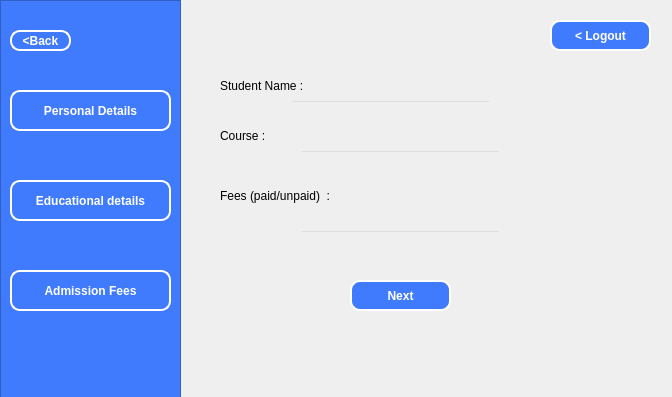
<?xml version="1.0" encoding="UTF-8"?>
<ui version="4.0">
 <class>Admissionfee</class>
 <widget class="QDialog" name="Admissionfee">
  <property name="geometry">
   <rect>
    <x>0</x>
    <y>0</y>
    <width>672</width>
    <height>397</height>
   </rect>
  </property>
  <property name="windowTitle">
   <string>Dialog</string>
  </property>
  <widget class="QPushButton" name="BackButten_5">
   <property name="geometry">
    <rect>
     <x>550</x>
     <y>20</y>
     <width>101</width>
     <height>31</height>
    </rect>
   </property>
   <property name="styleSheet">
    <string notr="true">QPushButton
{
background-color: #417BFD;
color: white;
border: 2px solid white;
border-radius: 10px;
	font: 11pt &quot;Georgia&quot;;
font-weight: bold;

}
QPushButton:hover
{
background-color: white;
color: #417BFD;
border: 3px solid #417BFD;
	font: 11pt &quot;Georgia&quot;;
font-weight: bold;
}
</string>
   </property>
   <property name="text">
    <string>&lt; Logout</string>
   </property>
   <property name="shortcut">
    <string>Return</string>
   </property>
  </widget>
  <widget class="QFrame" name="frame">
   <property name="geometry">
    <rect>
     <x>0</x>
     <y>0</y>
     <width>181</width>
     <height>531</height>
    </rect>
   </property>
   <property name="styleSheet">
    <string notr="true">QFrame
{
background-color: #417BFD;
}</string>
   </property>
   <property name="frameShape">
    <enum>QFrame::StyledPanel</enum>
   </property>
   <property name="frameShadow">
    <enum>QFrame::Raised</enum>
   </property>
   <widget class="QPushButton" name="BackButten_2">
    <property name="geometry">
     <rect>
      <x>10</x>
      <y>90</y>
      <width>161</width>
      <height>41</height>
     </rect>
    </property>
    <property name="styleSheet">
     <string notr="true">QPushButton
{
background-color: #417BFD;
color: white;
border: 2px solid white;
border-radius: 10px;
	font: 11pt &quot;Georgia&quot;;
font-weight: bold;

}
QPushButton:hover
{
background-color: white;
color: #417BFD;
border: 3px solid #417BFD;
	font: 11pt &quot;Georgia&quot;;
font-weight: bold;
}
</string>
    </property>
    <property name="text">
     <string>Personal Details</string>
    </property>
    <property name="shortcut">
     <string>Return</string>
    </property>
   </widget>
   <widget class="QPushButton" name="BackButten_3">
    <property name="geometry">
     <rect>
      <x>10</x>
      <y>180</y>
      <width>161</width>
      <height>41</height>
     </rect>
    </property>
    <property name="styleSheet">
     <string notr="true">QPushButton
{
background-color: #417BFD;
color: white;
border: 2px solid white;
border-radius: 10px;
	font: 11pt &quot;Georgia&quot;;
font-weight: bold;

}
QPushButton:hover
{
background-color: white;
color: #417BFD;
border: 3px solid #417BFD;
	font: 11pt &quot;Georgia&quot;;
font-weight: bold;
}
</string>
    </property>
    <property name="text">
     <string>Educational details</string>
    </property>
    <property name="shortcut">
     <string>Return</string>
    </property>
   </widget>
   <widget class="QPushButton" name="BackButten_4">
    <property name="geometry">
     <rect>
      <x>10</x>
      <y>270</y>
      <width>161</width>
      <height>41</height>
     </rect>
    </property>
    <property name="styleSheet">
     <string notr="true">QPushButton
{
background-color: #417BFD;
color: white;
border: 2px solid white;
border-radius: 10px;
	font: 11pt &quot;Georgia&quot;;
font-weight: bold;

}
QPushButton:hover
{
background-color: white;
color: #417BFD;
border: 3px solid #417BFD;
	font: 11pt &quot;Georgia&quot;;
font-weight: bold;
}
</string>
    </property>
    <property name="text">
     <string>Admission Fees</string>
    </property>
    <property name="shortcut">
     <string>Return</string>
    </property>
   </widget>
   <widget class="QPushButton" name="BackButten_6">
    <property name="geometry">
     <rect>
      <x>10</x>
      <y>30</y>
      <width>61</width>
      <height>21</height>
     </rect>
    </property>
    <property name="styleSheet">
     <string notr="true">QPushButton
{
background-color: #417BFD;
color: white;
border: 2px solid white;
border-radius: 10px;
	font: 11pt &quot;Georgia&quot;;
font-weight: bold;

}
QPushButton:hover
{
background-color: white;
color: #417BFD;
border: 3px solid #417BFD;
	font: 11pt &quot;Georgia&quot;;
font-weight: bold;
}
</string>
    </property>
    <property name="text">
     <string>&lt;Back</string>
    </property>
    <property name="shortcut">
     <string>Return</string>
    </property>
   </widget>
  </widget>
  <widget class="QLabel" name="username_4">
   <property name="geometry">
    <rect>
     <x>220</x>
     <y>70</y>
     <width>151</width>
     <height>31</height>
    </rect>
   </property>
   <property name="styleSheet">
    <string notr="true">QLabel {
	font: 11pt &quot;Georgia&quot;;}</string>
   </property>
   <property name="text">
    <string>Student Name :</string>
   </property>
  </widget>
  <widget class="QLineEdit" name="studentname">
   <property name="geometry">
    <rect>
     <x>290</x>
     <y>100</y>
     <width>201</width>
     <height>21</height>
    </rect>
   </property>
   <property name="styleSheet">
    <string notr="true">QLineEdit {
background-color :transparent;
	font: 11pt &quot;Georgia&quot;;
color :black;
}</string>
   </property>
  </widget>
  <widget class="QLineEdit" name="fees">
   <property name="geometry">
    <rect>
     <x>300</x>
     <y>230</y>
     <width>201</width>
     <height>21</height>
    </rect>
   </property>
   <property name="styleSheet">
    <string notr="true">QLineEdit {
background-color :transparent;
	font: 11pt &quot;Georgia&quot;;
color :black;
}</string>
   </property>
  </widget>
  <widget class="QLabel" name="username">
   <property name="geometry">
    <rect>
     <x>220</x>
     <y>180</y>
     <width>181</width>
     <height>31</height>
    </rect>
   </property>
   <property name="styleSheet">
    <string notr="true">QLabel {
	font: 11pt &quot;Georgia&quot;;
}</string>
   </property>
   <property name="text">
    <string>Fees (paid/unpaid)  : </string>
   </property>
  </widget>
  <widget class="QPushButton" name="BackButten_7">
   <property name="geometry">
    <rect>
     <x>350</x>
     <y>280</y>
     <width>101</width>
     <height>31</height>
    </rect>
   </property>
   <property name="styleSheet">
    <string notr="true">QPushButton
{
background-color: #417BFD;
color: white;
border: 2px solid white;
border-radius: 10px;
	font: 11pt &quot;Georgia&quot;;
font-weight: bold;

}
QPushButton:hover
{
background-color: white;
color: #417BFD;
border: 3px solid #417BFD;
	font: 11pt &quot;Georgia&quot;;
font-weight: bold;
}
</string>
   </property>
   <property name="text">
    <string>Next</string>
   </property>
   <property name="shortcut">
    <string>Return</string>
   </property>
  </widget>
  <widget class="QLabel" name="username_5">
   <property name="geometry">
    <rect>
     <x>220</x>
     <y>120</y>
     <width>151</width>
     <height>31</height>
    </rect>
   </property>
   <property name="styleSheet">
    <string notr="true">QLabel {
	font: 11pt &quot;Georgia&quot;;}</string>
   </property>
   <property name="text">
    <string>Course :</string>
   </property>
  </widget>
  <widget class="QLineEdit" name="course">
   <property name="geometry">
    <rect>
     <x>300</x>
     <y>150</y>
     <width>201</width>
     <height>21</height>
    </rect>
   </property>
   <property name="styleSheet">
    <string notr="true">QLineEdit {
background-color :transparent;
	font: 11pt &quot;Georgia&quot;;
color :black;
}</string>
   </property>
  </widget>
 </widget>
 <resources/>
 <connections/>
</ui>
